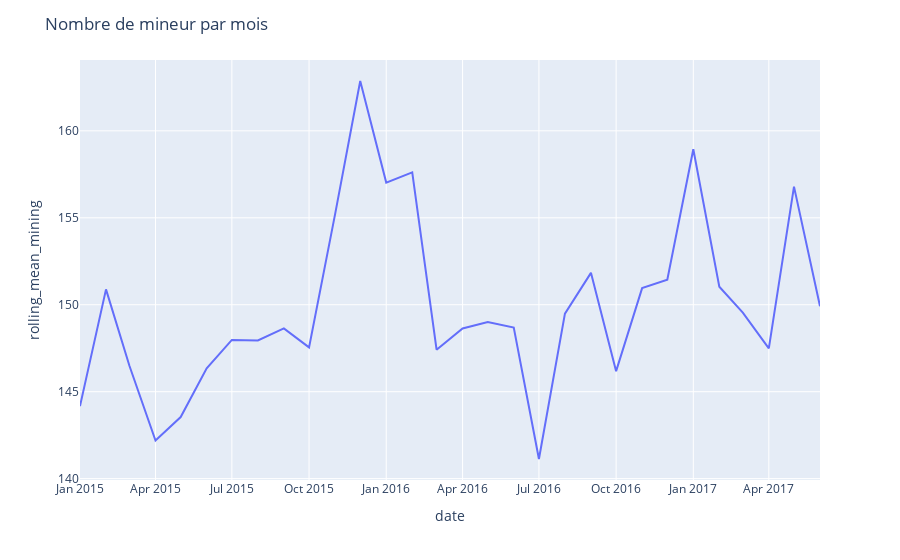

This figure's notebook cell:
### Code cell
global_data["date"] = global_data.index.astype("datetime64[ns]")
global_data_by_date = global_data.groupby([global_data["date"].dt.year, global_data["date"].dt.month]).mean()
global_data_by_date.drop(columns=["year", "month"], inplace=True)
global_data_by_date.rename_axis(["year", "month"], inplace=True)
global_data_by_date.reset_index(inplace=True)
global_data_by_date["date"] = (global_data_by_date["year"].astype(str) + "-" + global_data_by_date["month"].astype(str) + "-01").astype("datetime64[ns]")

fig1 = px.line(global_data_by_date, x="date", y="rolling_mean_mining")
fig1.update_layout(
    title="Nombre de mineur par mois",
)

### Figure 1 — Plotly figure (JSON) as saved in the notebook; plotly's stock layout.template omitted (floating-point values rounded to 4 significant figures)
{"data": [{"hovertemplate": "date=%{x}<br>rolling_mean_mining=%{y}<extra></extra>", "legendgroup": "", "line": {"color": "#636efa", "dash": "solid"}, "marker": {"symbol": "circle"}, "mode": "lines", "name": "", "orientation": "v", "showlegend": false, "type": "scatter", "x": ["2015-01-01T00:00:00", "2015-02-01T00:00:00", "2015-03-01T00:00:00", "2015-04-01T00:00:00", "2015-05-01T00:00:00", "2015-06-01T00:00:00", "2015-07-01T00:00:00", "2015-08-01T00:00:00", "2015-09-01T00:00:00", "2015-10-01T00:00:00", "2015-11-01T00:00:00", "2015-12-01T00:00:00", "2016-01-01T00:00:00", "2016-02-01T00:00:00", "2016-03-01T00:00:00", "2016-04-01T00:00:00", "2016-05-01T00:00:00", "2016-06-01T00:00:00", "2016-07-01T00:00:00", "2016-08-01T00:00:00", "2016-09-01T00:00:00", "2016-10-01T00:00:00", "2016-11-01T00:00:00", "2016-12-01T00:00:00", "2017-01-01T00:00:00", "2017-02-01T00:00:00", "2017-03-01T00:00:00", "2017-04-01T00:00:00", "2017-05-01T00:00:00", "2017-06-01T00:00:00"], "xaxis": "x", "y": [144.2, 150.9, 146.5, 142.2, 143.5, 146.3, 148.0, 147.9, 148.6, 147.5, 155.2, 162.9, 157.0, 157.6, 147.4, 148.6, 149.0, 148.7, 141.1, 149.5, 151.8, 146.2, 151.0, 151.4, 158.9, 151.0, 149.5, 147.5, 156.8, 149.9], "yaxis": "y"}], "layout": {"legend": {"tracegroupgap": 0}, "margin": {"t": 60}, "title": {"text": "Nombre de mineur par mois"}, "xaxis": {"anchor": "y", "domain": [0, 1], "title": {"text": "date"}}, "yaxis": {"anchor": "x", "domain": [0, 1], "title": {"text": "rolling_mean_mining"}}}}
